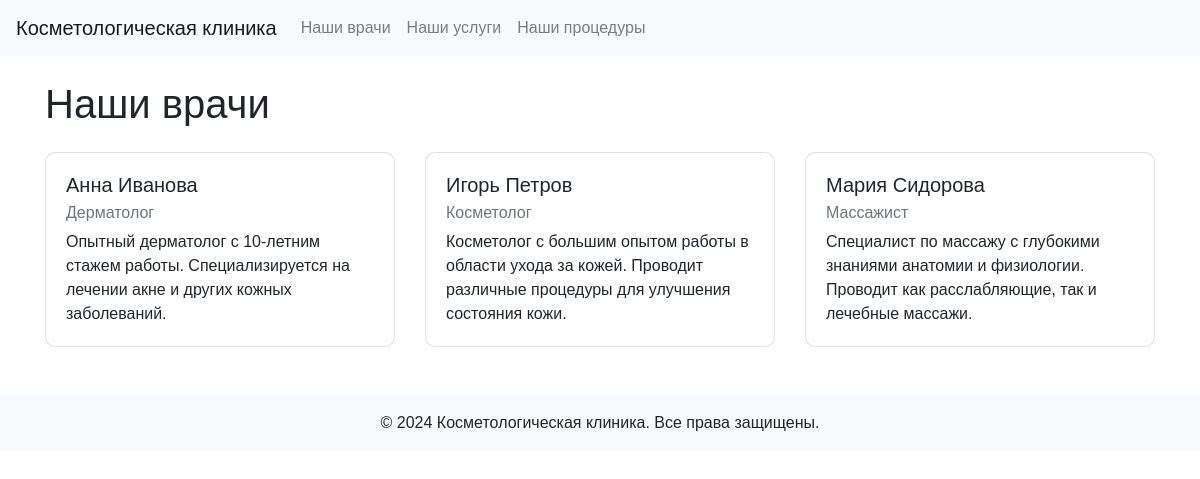
The app's page /doctors/ with its own data.
### cosmetology/models.py (models this page shows, shortened)
class Doctor(models.Model):
    name = models.CharField(max_length=100)
    specialization = models.CharField(max_length=100)
    bio = models.TextField()

### cosmetology/views.py (the view)
# urls.py: path('doctors/', views.doctors, name='doctors'),
def doctors(request):
    doctors = Doctor.objects.all() # Получаем всех врачей из базы данных
    return render(request, 'cosmetology/doctors.html', {'doctors': doctors})

### cosmetology/templates/cosmetology/doctors.html (shortened to what this page needs)
{% extends 'cosmetology/base.html' %}
{% block content %}
<h1 class="mb-4">Наши врачи</h1>
<div class="row">
    {% for doctor in doctors %}
    <div class="col-md-4 mb-4">
        <div class="card">
            <div class="card-body">
                <h5 class="card-title">{{ doctor.name }}</h5>
                <h6 class="card-subtitle mb-2 text-muted">{{ doctor.specialization }}</h6>
                <p class="card-text">{{ doctor.bio }}</p>
            </div>
        </div>
    </div>
    {% empty %}
    <p>Врачи не найдены.</p>
    {% endfor %}
</div>
{% endblock %}

### static/css/styles.css (style rules this page uses)
body { font-family: Arial, sans-serif; }
.card { border-radius: 10px; }

### records on screen
Doctor: name "Анна Иванова", specialization "Дерматолог", bio "Опытный дерматолог с 10-летним стажем работы. Специализируется на лечении акне и других кожных заболеваний."
Doctor: name "Игорь Петров", specialization "Косметолог", bio "Косметолог с большим опытом работы в области ухода за кожей. Проводит различные процедуры для улучшения состояния кожи."
Doctor: name "Мария Сидорова", specialization "Массажист", bio "Специалист по массажу с глубокими знаниями анатомии и физиологии. Проводит как расслабляющие, так и лечебные массажи."
